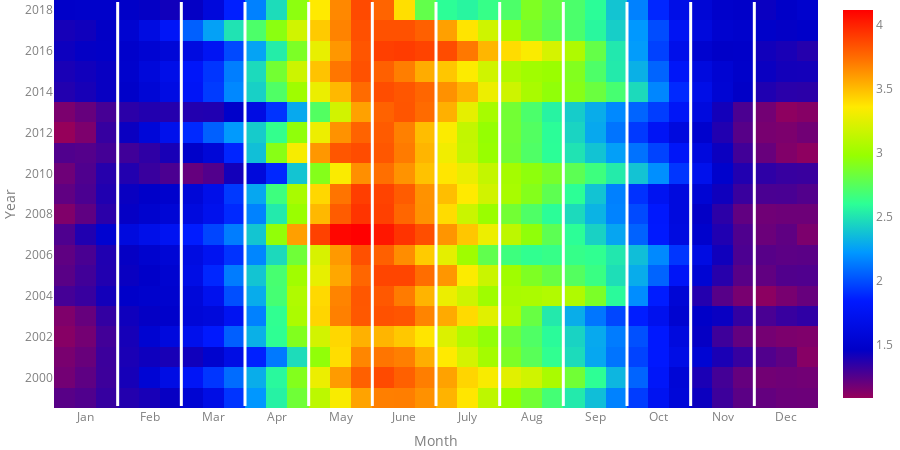

Notebook code cell kept with this figure:
### Code cell
figure_4_14 = go.Figure(data=[trace], layout=TIMESERIES_LAYOUT)
xPerc=1.055

figure_4_14.update_layout(
    yaxis=dict(title='Year',
              nticks=12),
    xaxis=dict(title="Month",
               ticktext=['Jan','Feb','Mar','Apr','May','June','July','Aug','Sep','Oct','Nov','Dec'],
               showgrid=False,
               tickvals=[2, 5, 8, 11, 14, 17, 20, 23, 26, 29, 32, 35],
              ))
x0=3.5
for i in range(0,11):
    figure_4_14.add_shape(type='line',
                          x0=x0, y0=1998.6, x1=x0, y1=2018.4,
                          line=dict(color='White', width=3))
    x0+=3

figure_4_14

### Figure 1 — Plotly figure (JSON) as saved in the notebook; plotly's stock layout.template omitted (floating-point values rounded to 4 significant figures; data arrays with more than 128 entries replaced by an {"elided": "..."} marker saying what was removed)
{"data": [{"colorscale": [[0, "rgb(150,0,90)"], [0.125, "rgb(0,0,200)"], [0.25, "rgb(0,25,255)"], [0.375, "rgb(0,152,255)"], [0.5, "rgb(44,255,150)"], [0.625, "rgb(151,255,0)"], [0.75, "rgb(255,234,0)"], [0.875, "rgb(255,111,0)"], [1, "rgb(255,0,0)"]], "hovertemplate": "%{text|%d-%b-%Y}<br>LAI: %{z:.2f}<extra></extra>", "text": {"elided": "720 str values"}, "type": "heatmap", "x": {"elided": "720 int values"}, "y": {"elided": "720 int values"}, "z": {"elided": "720 float values"}}], "layout": {"font": {"color": "#7f7f7f"}, "height": 450, "hovermode": "closest", "legend": {"bgcolor": "rgba(0,0,0,0)", "itemclick": false, "itemdoubleclick": false, "orientation": "h"}, "margin": {"b": 0, "l": 0, "r": 0, "t": 0}, "paper_bgcolor": "rgba(0,0,0,0)", "plot_bgcolor": "#f7fbfd", "shapes": [{"line": {"color": "White", "width": 3}, "type": "line", "x0": 3.5, "x1": 3.5, "y0": 1999.0, "y1": 2018.0}, {"line": {"color": "White", "width": 3}, "type": "line", "x0": 6.5, "x1": 6.5, "y0": 1999.0, "y1": 2018.0}, {"line": {"color": "White", "width": 3}, "type": "line", "x0": 9.5, "x1": 9.5, "y0": 1999.0, "y1": 2018.0}, {"line": {"color": "White", "width": 3}, "type": "line", "x0": 12.5, "x1": 12.5, "y0": 1999.0, "y1": 2018.0}, {"line": {"color": "White", "width": 3}, "type": "line", "x0": 15.5, "x1": 15.5, "y0": 1999.0, "y1": 2018.0}, {"line": {"color": "White", "width": 3}, "type": "line", "x0": 18.5, "x1": 18.5, "y0": 1999.0, "y1": 2018.0}, {"line": {"color": "White", "width": 3}, "type": "line", "x0": 21.5, "x1": 21.5, "y0": 1999.0, "y1": 2018.0}, {"line": {"color": "White", "width": 3}, "type": "line", "x0": 24.5, "x1": 24.5, "y0": 1999.0, "y1": 2018.0}, {"line": {"color": "White", "width": 3}, "type": "line", "x0": 27.5, "x1": 27.5, "y0": 1999.0, "y1": 2018.0}, {"line": {"color": "White", "width": 3}, "type": "line", "x0": 30.5, "x1": 30.5, "y0": 1999.0, "y1": 2018.0}, {"line": {"color": "White", "width": 3}, "type": "line", "x0": 33.5, "x1": 33.5, "y0": 1999.0, "y1": 2018.0}], "xaxis": {"fixedrange": true, "showgrid": false, "ticktext": ["Jan", "Feb", "Mar", "Apr", "May", "June", "July", "Aug", "Sep", "Oct", "Nov", "Dec"], "tickvals": [2, 5, 8, 11, 14, 17, 20, 23, 26, 29, 32, 35], "title": {"text": "Month"}}, "yaxis": {"fixedrange": true, "nticks": 12, "title": {"text": "Year"}}}}
